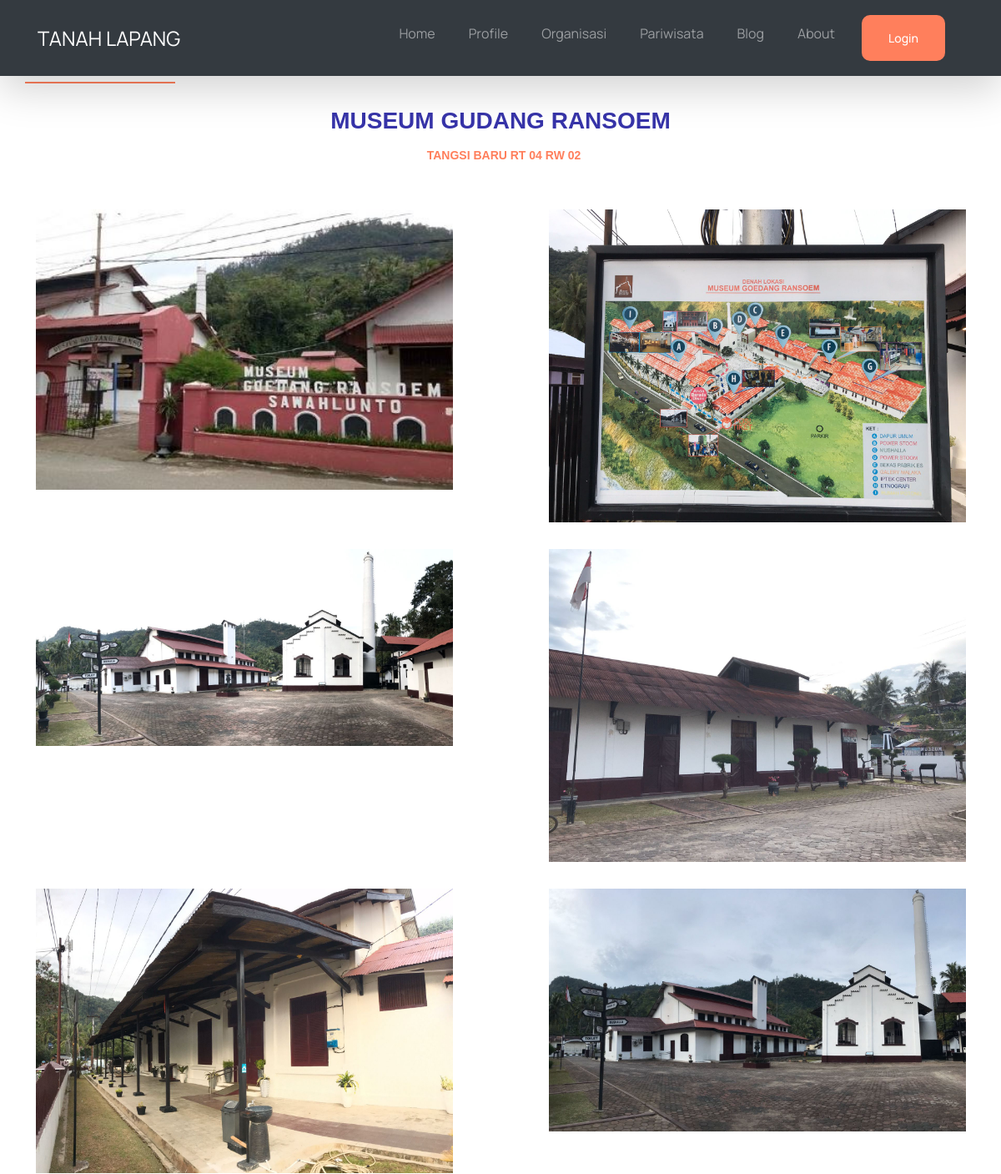
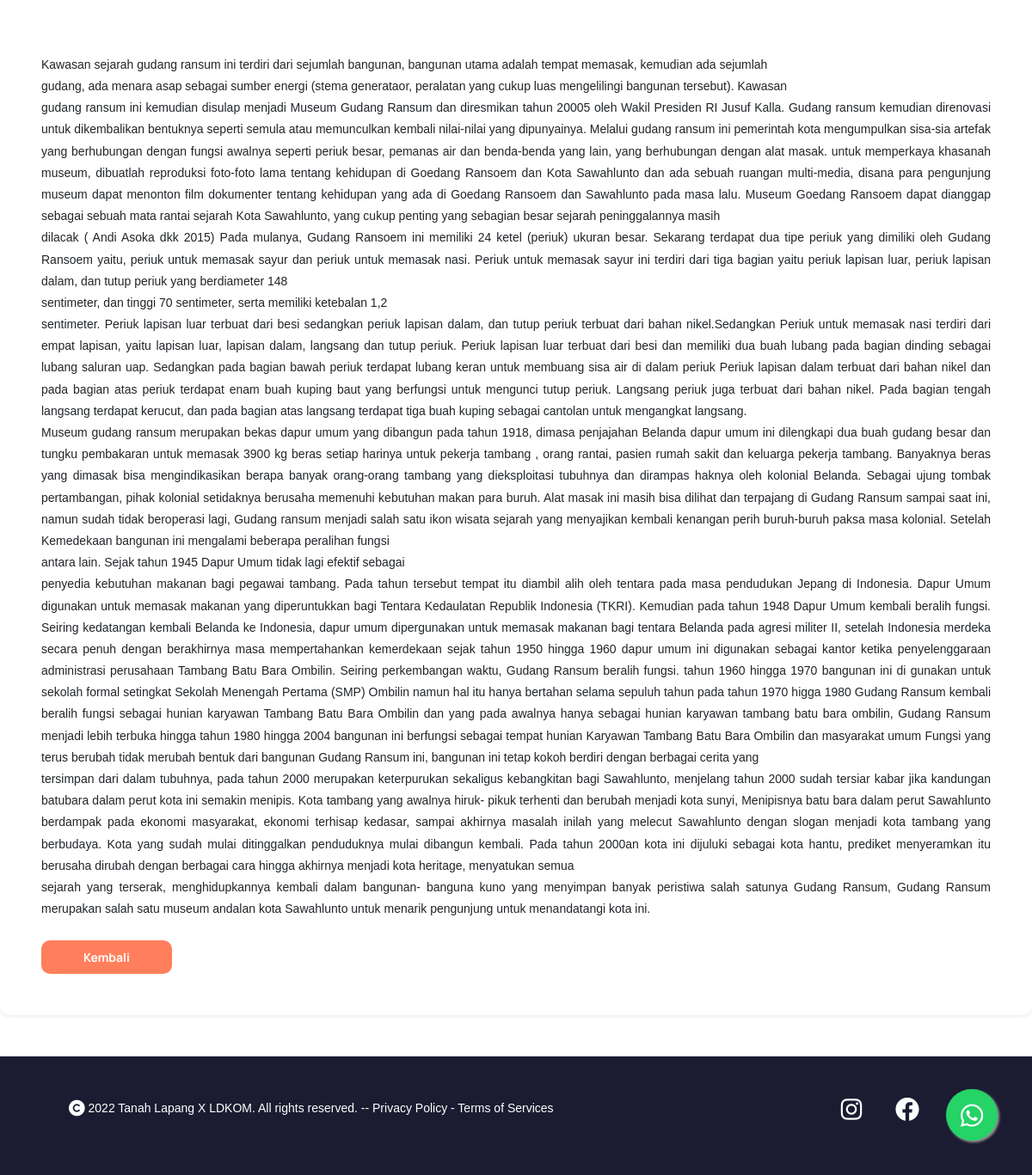
Screenshot of /detail_pariwisata.php?id=13 with the database file from the repository (2 pictures, top to bottom).
### tables this page shows
CREATE TABLE `pariwisata` (
  `id` int(11) NOT NULL,
  `nama_wisata` varchar(500) NOT NULL,
  `tempat` varchar(1000) NOT NULL,
  `keterangan` text NOT NULL
);

CREATE TABLE `pariwisata_gambar` (
  `id_gambar` int(11) NOT NULL,
  `id_pariwisata` int(11) NOT NULL,
  `gambar` varchar(1000) NOT NULL,
  `image_createtime` datetime NOT NULL
);

### detail_pariwisata.php (the view, shortened to what this page needs)
<?php
include "connect.php";
  $id_pariwisata = $_GET['id'];
  $sql2 = "SELECT * FROM pariwisata WHERE id = $id_pariwisata";
  $pariwisata2 = $conn->query($sql2);
  while($data2 = $pariwisata2 -> fetch_assoc()){
    $nama_wisata = $data2['nama_wisata'];
    $tempat = $data2['tempat'];
    $keterangan =  $data2['keterangan'];
  }
?>
<!DOCTYPE html>
  <?php include("navbar.php"); ?>
  <div class="card shadow-sm mb-5" style="box-shadow: 10px; border-radius: 10px; border: none">
      <div class="row mt-4" style="margin-left: 10px; margin-right: 10px">
        <div class="card-body">
          <div class="col title ps-0"style="border-bottom: 2px solid #ff7f5c;width: 180px;font-size: 15px;">Halaman Detail Pariwisata
          </div>
          <div class="col mt-4">
            <h3 class="text-center" style=" font-weight: 700; color: #3734a9;"> <?php echo $nama_wisata?>
            </h3>
            <p class="text-center" style=" color: #ff7f5c; font-weight: 700; "><i class="bi bi-geo-alt-fill me-2"></i><?php echo $tempat?></p>
          </div>
        </div>
      </div>
       <div class="row justify-content-center">
     <?php
      $sql = "SELECT * FROM pariwisata_gambar  INNER JOIN pariwisata
      ON pariwisata_gambar.id_pariwisata = pariwisata.id WHERE id_pariwisata = $id_pariwisata";
      $pariwisata = $conn->query($sql);
     while ($data = mysqli_fetch_assoc($pariwisata)) :
     ?>
        <div class="col-6 p-3">
            <img src="assets/img/pariwisata/<?php echo $data['gambar'];?>" alt="" width="500px" class="d-block mx-auto row">
          </div>
          <?php endwhile;?>
      </div>
      <div class="row p-5">
        <div class="col">
          <p style="text-align: justify">
            <?php echo nl2br($keterangan)?>
          </p>
          <div class="my-4">
        <a style="background-color: #ff7f5c; color: #fff; font-size: 14px; font-weight: bold; border-radius: 10px; float:left" href="pariwisata.php" class="btn px-5 py-2 float-start" role="button">Kembali</a>
      </div>
        </div>
      </div>
    </div>
</body>
</html>

### css/UIstyle.css (style rules this page uses)
body { background-color: #FAFBFF; }
.btn { font-family: Arial, "Helvetica Neue", Helvetica, sans-serif; font-size: 16pxs; background: #FF7F5C; border-radius: 47px; border-width: 10px; color: #ffffff; }
.foo { background-color: #1B1C31; color: #FFFFFF; display: flex; justify-content: space-between; }
.copyright { padding-left: 80px; }
.kontak { padding-right: 64px; }
.kontak a { padding-left: 35px; color: #ffffff; }

### css/style.css (style rules this page uses)
body { font-family: 'Manrope', sans-serif; }
.btn { background: #3734A9; border-radius: 7px; color: white; padding: 25px ; text-align: center; text-decoration: none; font-size: 14px; font-weight: 500; font-family: 'Manrope', sans-serif; }

### rows the page displays
pariwisata: nama_wisata "MUSEUM GUDANG RANSOEM", tempat "TANGSI BARU RT 04 RW 02", keterangan "Kawasan sejarah gudang ransum ini terdiri dari sejumlah bangunan, bangunan utama adalah tempat memasak, kemudian ada sejumlah gudang, ada menara asap sebagai sumber energi (stema generataor, peralatan yang cukup luas mengelilingi bangunan tersebut). Kawasan gudang ransum ini kemudian disulap menjadi Museum Gudang Ransum dan diresmikan tahun 20005 oleh Wakil Presiden RI Jusuf Kalla. Gudang ransum kemudian direnovasi untuk dikembalikan bentuknya seperti semula atau memunculkan kembali nilai-nilai yang dipunyainya. Melalui gudang ransum ini pemerintah kota mengumpulkan sisa-sia artefak yang berhubungan dengan fungsi awalnya seperti periuk besar, pemanas air dan benda-benda yang lain, yang…"
pariwisata_gambar: gambar (picture)
pariwisata_gambar: gambar (picture)
pariwisata_gambar: gambar (picture)
pariwisata_gambar: gambar (picture)
pariwisata_gambar: gambar (picture)
pariwisata_gambar: gambar (picture)
